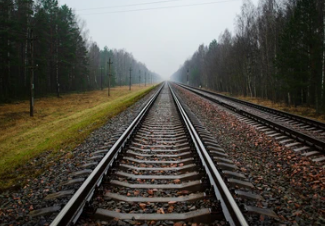
#> input picture openCVCourseEnglish/image-1.png, 325 x 226 px, given in place of the camera
$ jupyter execute 06_chapterSIX.ipynb
#> lines starting #> are read from the running program, lines starting #| are printed output that depends on the picture; after the words box and inside, x2 and y2 are one past the last pixel; in counts of white or black regions, pixels touching at a corner belong together; long printed decimals are rounded
#> further down, frame is the input picture: shape (226, 325, 3); mean B, G, R 70.6, 79.1, 82
[cell 1]
import cv2
import numpy as np

# Function to detect lanes and calculate center offset
def detect_lanes_and_calculate_offset(frame):
    # Convert frame to grayscale
    gray = cv2.cvtColor(frame, cv2.COLOR_BGR2GRAY)
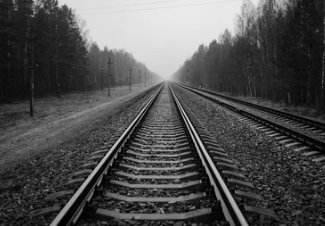
#> gray: shape (226, 325); min 0, max 236, mean 79

    # Apply Gaussian blur to reduce noise
    blurred = cv2.GaussianBlur(gray, (5, 5), 0)
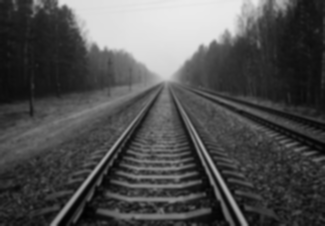
#> blurred: shape (226, 325); min 2, max 235, mean 79

    # Apply Canny edge detection
    edges = cv2.Canny(blurred, 50, 150)
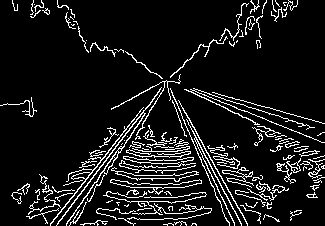
#> edges: shape (226, 325); 9.7% white in thin lines or dots

    # Define region of interest (ROI)
    height, width = frame.shape[:2]
#> height = 226; width = 325
    roi_vertices = np.array([[(0, height), (width / 2, height / 2), (width, height)]], dtype=np.int32)
#> roi_vertices = [[0, 226], [162, 113], [325, 226]]
    roi_mask = np.zeros_like(edges)
    cv2.fillPoly(roi_mask, roi_vertices, 255)
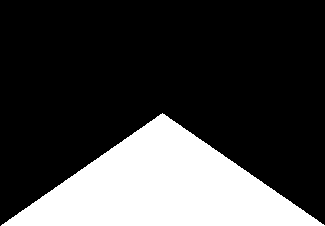
#> roi_mask: shape (226, 325); 25.1% white; 1 white region, box (x1, y1, x2, y2) and area: (1, 113, 325, 226) 18412
    roi_edges = cv2.bitwise_and(edges, roi_mask)
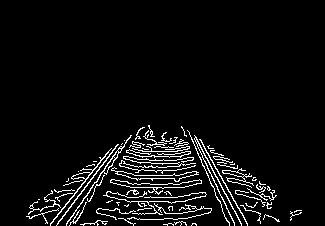
#> roi_edges: shape (226, 325); 5.4% white in thin lines or dots, all inside (x1, y1, x2, y2) = (26, 125, 302, 226)

    # Detect lines using Hough transform
    lines = cv2.HoughLinesP(roi_edges, rho=1, theta=np.pi/180, threshold=50, minLineLength=50, maxLineGap=100)
#> lines = 29 rows, first 6: [194, 135, 241, 225], [56, 225, 117, 144], [44, 197, 274, 197], [53, 219, 108, 151], [200, 139, 242, 213], [66, 223, 124, 140]

    # Fit a polynomial to each lane line
    left_lane_pts = []
    right_lane_pts = []
    for line in lines:
        x1, y1, x2, y2 = line[0]
        slope = (y2 - y1) / (x2 - x1)
        if slope < 0:  # Left lane
            left_lane_pts.extend([(x1, y1), (x2, y2)])
        elif slope > 0:  # Right lane
            right_lane_pts.extend([(x1, y1), (x2, y2)])
#> this loop made 29 passes
#> (x1, y1, x2, y2, slope) on passes 1 to 12: (194, 135, 241, 225, 1.91), (56, 225, 117, 144, -1.33), (44, 197, 274, 197, 0), (53, 219, 108, 151, -1.24), (200, 139, 242, 213, 1.76), (66, 223, 124, 140, -1.43), (202, 157, 234, 224, 2.09), (102, 165, 273, 217, 0.304), (111, 148, 274, 192, 0.27), (28, 213, 300, 213, 0), (45, 223, 298, 214, -0.0356), (79, 173, 301, 212, 0.176)
#> after the loop, left_lane_pts = [(56, 225), (117, 144), (53, 219), (108, 151), (66, 223), (124, 140), (45, 223), (298, 214), (48, 194), (274, 190), (101, 160), (214, 150), (29, 218), (241, 169), (75, 221), (131, 135), (51, 190), (260, 183)]; right_lane_pts = 26 pairs, first value 44 to 301, second value 130 to 225

    if left_lane_pts and right_lane_pts:
        left_lane_pts = np.array(left_lane_pts)
#> left_lane_pts = 18 rows, first 8: [56, 225], [117, 144], [53, 219], [108, 151], [66, 223], [124, 140], [45, 223], [298, 214]
        right_lane_pts = np.array(right_lane_pts)

        left_lane_params = np.polyfit(left_lane_pts[:, 0], left_lane_pts[:, 1], 1)
#> left_lane_params = [-0.109, 199.9]
        right_lane_params = np.polyfit(right_lane_pts[:, 0], right_lane_pts[:, 1], 1)
#> right_lane_params = [0.137, 153.7]

        left_lane_bottom = np.polyval(left_lane_params, height)
#> left_lane_bottom = 175.3
        right_lane_bottom = np.polyval(right_lane_params, height)
#> right_lane_bottom = 184.7

        center_offset = (width / 2) - ((left_lane_bottom + right_lane_bottom) / 2)
#> center_offset = -17.48
    else:
        center_offset = 0

    return center_offset

# Function to map center offset to steering angle
def map_offset_to_steering_angle(center_offset):
    # Mapping logic: You may need to adjust this based on your specific setup
    steering_angle = np.arctan(center_offset / 320) * (180 / np.pi)  # Assuming frame width is 640

    return steering_angle

[cell 2]
# Main loop
cap = cv2.VideoCapture(0)
while True:
    ret, frame = cap.read()
    if not ret:
        print("Error: Failed to capture frame")
        break

    # Detect lanes and calculate center offset
    center_offset = detect_lanes_and_calculate_offset(frame)
#> center_offset = -17.48

    # Map center offset to steering angle
    steering_angle = map_offset_to_steering_angle(center_offset)
#> in map_offset_to_steering_angle, `steering_angle = np.arctan(center_offset / 320) * (180 / np.pi)`: steering_angle = -3.13
#> steering_angle = -3.13

    # Print steering angle (for demonstration)
    print("Steering angle:", steering_angle)
#| Steering angle: -3.127

    # Display frame with lane detection (for visualization)
    cv2.imshow('Frame', frame)

    # Check for key press to quit
    key = cv2.waitKey(1)
#> (key q is pressed here)
    if key == ord('q'):
        break

# Release resources
cap.release()
cv2.destroyAllWindows()
